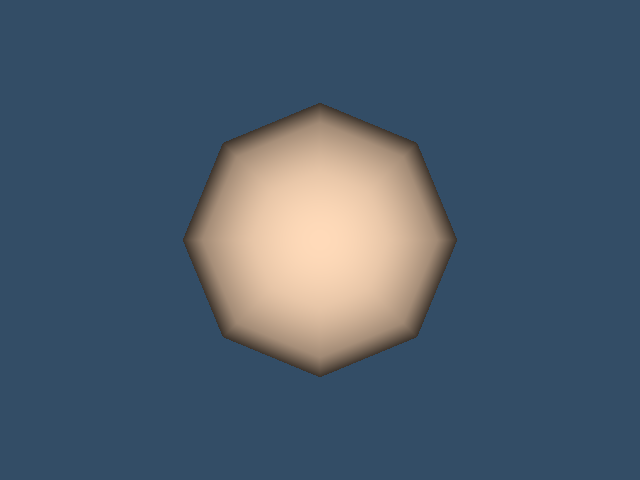

Python code for this plot:
#!/usr/bin/env python

# Generate a sphere, write it to a PLY file, read it back, and render
# the result for verification.

import os
import tempfile
from pathlib import Path

# Factory overrides: importing these modules registers the OpenGL rendering
# and interaction style implementations for vtkRenderingCore factory classes.
import vtkmodules.vtkInteractionStyle  # noqa: F401
import vtkmodules.vtkRenderingOpenGL2  # noqa: F401
# VTK pipeline classes used in this example
from vtkmodules.vtkFiltersSources import vtkSphereSource
from vtkmodules.vtkIOPLY import (
    vtkPLYReader,
    vtkPLYWriter,
)
from vtkmodules.vtkRenderingCore import (
    vtkActor,
    vtkPolyDataMapper,
    vtkRenderWindow,
    vtkRenderWindowInteractor,
    vtkRenderer,
)

# Colors (normalized RGB)
peach_puff_rgb = (1.0, 0.855, 0.725)
background_rgb = (0.200, 0.302, 0.400)

# Output path: write to a temporary file
ply_path = os.path.join(tempfile.gettempdir(), "WritePLY.ply")

# Source: generate a sphere
source = vtkSphereSource()
source.Update()

# Writer: save the sphere as a PLY file
writer = vtkPLYWriter()
writer.SetFileName(ply_path)
writer.SetInputConnection(source.GetOutputPort())
writer.Write()
print(f"Wrote: {ply_path}")

# Reader: read back the PLY file for verification
reader = vtkPLYReader()
reader.SetFileName(ply_path)
reader.Update()

# Mapper: map polygon data to graphics primitives
mapper = vtkPolyDataMapper()
mapper.SetInputConnection(reader.GetOutputPort())

# Actor: assign the mapped geometry
actor = vtkActor()
actor.SetMapper(mapper)
actor.GetProperty().SetColor(peach_puff_rgb)

# Renderer: assemble the scene and configure the camera
renderer = vtkRenderer()
renderer.AddActor(actor)
renderer.SetBackground(background_rgb)

# Window: display the rendered scene
render_window = vtkRenderWindow()
render_window.AddRenderer(renderer)
render_window.SetWindowName("write ply")
render_window.SetMultiSamples(0)
render_window.SetSize(640, 480)

# Interactor: handle mouse and keyboard events
render_window_interactor = vtkRenderWindowInteractor()
render_window_interactor.SetRenderWindow(render_window)

# Scene: configure the camera
renderer.ResetCamera()

render_window_interactor.Initialize()
render_window_interactor.Start()
